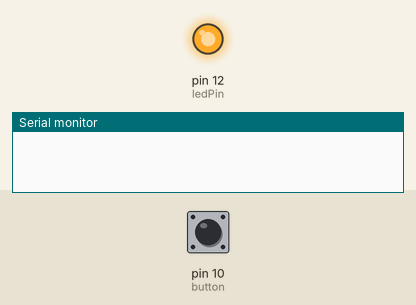
Recording of a sketch running on a simulated Arduino Uno, built with avr-gcc and run on an emulated ATmega328P. On the bench: output pins drawn as LEDs (lit = HIGH), the last lines printed to the serial monitor. Inputs (shaded band) come from the test bench; at power-on: pin 10 (button) LOW.

Above: at 1.2 s.
1.3 s: pin 10 (button) pulled HIGH for 0.15 s
At 3.0 s:
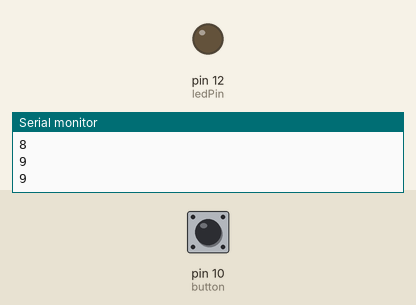
4.3 s: pin 10 (button) pulled HIGH for 1 s
At 7.1 s:
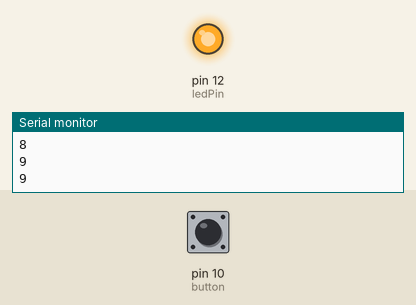
7.3 s: pin 10 (button) pulled HIGH for 3.2 s
At 8.8 s:
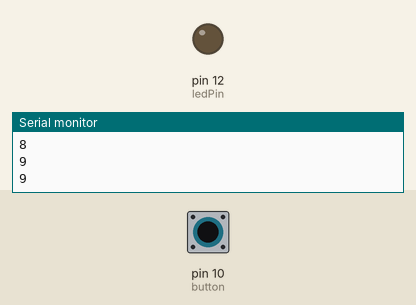
Timing chart, 0 to 12.8 s (numbered marks = the images above; inputs shaded):
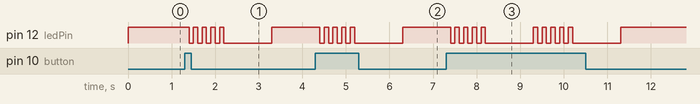

The sketch:

Sketch9.ino
```cpp
#define ledPin 12
#define button 10

void setup()
{
    pinMode (ledPin, OUTPUT);
    pinMode (button, INPUT);
    Serial.begin (9600);
}

void loop()
{
    int button1 = digitalRead (button);

    if (button1 == 1)
    {
        for (int i = 0; i < 10; i++)
        {
            int res = i % 2;
            Serial.println (i);

            if (res > 0)
            {
                digitalWrite (ledPin, LOW);
                delay (100);
            }

            else
            {
                digitalWrite (ledPin, HIGH);
                delay (100);
            }

            Serial.println (i);
        }

        delay (1000);
    }

    else
    {
        digitalWrite (ledPin, HIGH);
    }
}
```

Sketch9.cpp
```cpp
#define ledPin 12
#define button 10

void setup()
{
    pinMode (ledPin, OUTPUT);
    pinMode (button, INPUT);
    Serial.begin (9600);
}

void loop()
{
    int button1 = digitalRead (button);

    if (button1 == 1)
    {
        for (int i = 0; i < 10; i++)
        {
            int res = i % 2;
            Serial.println (i);

            if (res > 0)
            {
                digitalWrite (ledPin, LOW);
                delay (100);
            }

            else
            {
                digitalWrite (ledPin, HIGH);
                delay (100);
            }

            Serial.println (i);
        }

        delay (1000);
    }

    else
    {
        digitalWrite (ledPin, HIGH);
    }
}
```

Measured:
- after the input at 1.3 s, pin 12 (ledPin): goes 4 × (LOW 0.10 s, HIGH 0.10 s), LOW 1.1 s, then HIGH, starting after 0.10 s
- after the input at 4.3 s, pin 12 (ledPin): goes 4 × (LOW 0.10 s, HIGH 0.10 s), LOW 1.1 s, then HIGH, starting after 0.10 s
- after the input at 7.3 s, pin 12 (ledPin): goes 4 × (LOW 0.10 s, HIGH 0.10 s), LOW 1.1 s, 4 × (HIGH 0.10 s, LOW 0.10 s), HIGH 0.10 s, LOW 1.1 s, then HIGH, starting after 0.10 s
